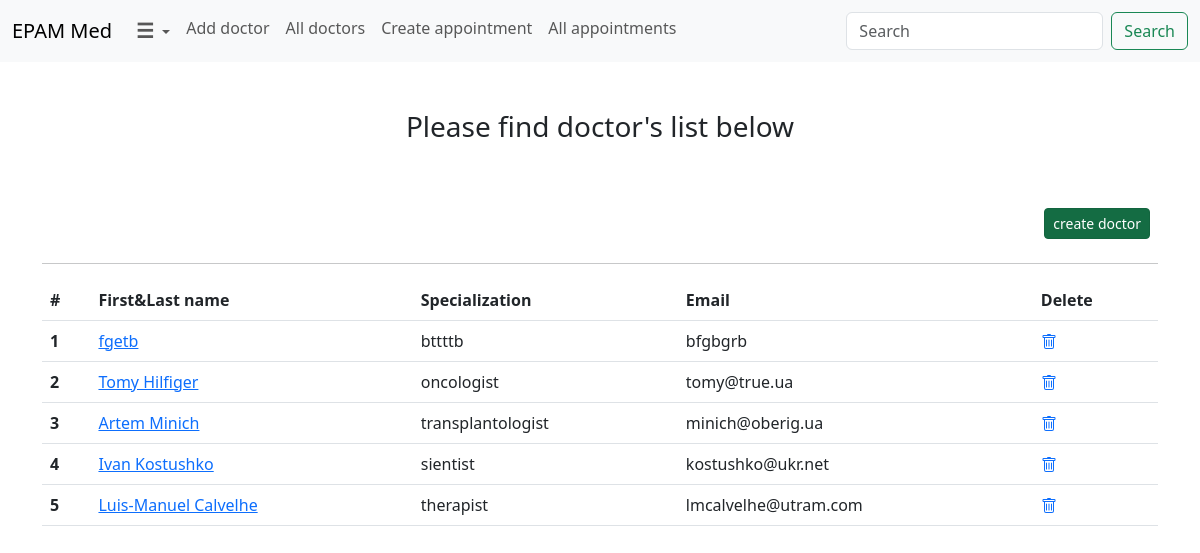
/doctor_list, run on the app's committed database.
### med_ua/models.py (models this page shows)
class Doctor(db.Model):
    id = db.Column(db.Integer, primary_key=True)
    email = db.Column(db.String(150), unique=True)
    years_xp = db.Column(db.Integer)
    name = db.Column(db.String(100))
    specialization = db.Column(db.String(100))
    records = db.relationship('Record', backref='recs')

### med_ua/rotes.py (the view)
@main.route('/doctor_list', methods=['GET','POST'])
def doctor_list():
    doctors_list = Doctor.query.all()
    return render_template('doctor_list.html', doctors_list=doctors_list)

### med_ua/templates/doctor_list.html (shortened to what this page needs)
{% extends 'layout.html' %}
{% block body %}
<br><br>
<h3 class='text-center'>Please find doctor's list below</h3>
<br><br>
<div class="d-flex flex-row-reverse">
    <div class="p-2">
        <a href="{{ url_for('create_doctor') }}" class="btn btn-success btn-sm active" role="button">create doctor</a>
    </div>
  </div>
<hr>
{% if doctors_list %}
<table class="table table-hover">
    <thead>
      <tr>
        <th scope="col">#</th>
        <th scope="col">First&Last name</th>
        <th scope="col">Specialization</th>
        <th scope="col">Email</th>
        <th scope="col">Delete</th>
      </tr>
    </thead>
    <tbody>
        {% for doctor in doctors_list %}
      <tr>
        <th scope="row">{{ doctor.id}}</th>
        <td><a href='{{url_for('update_doctor', id=doctor.id)}}'>{{ doctor.name}}</a></td>
        <td>{{ doctor.specialization}}</td>
        <td>{{ doctor.email}}</td>
        <td>
            <a href='{{url_for('delete_doctor', id=doctor.id)}}'></a>
        </td>
      </tr>
      {% endfor %}
        </tbody>
        </table>
    {% else %}
    <p>There are no doctor records in the library. Please create one <a href='{{url_for('create_doctor')}}'>here</a></p>
    {% endif %}
{% endblock body %}

### data on the page
Doctor: id "1", name "fgetb", specialization "bttttb", email "bfgbgrb"
Doctor: id "2", name "Tomy Hilfiger", specialization "oncologist", email "tomy@true.ua"
Doctor: id "3", name "Artem Minich", specialization "transplantologist", email "minich@oberig.ua"
Doctor: id "4", name "Ivan Kostushko", specialization "sientist", email "kostushko@ukr.net"
Doctor: id "5", name "Luis-Manuel Calvelhe", specialization "therapist", email "lmcalvelhe@utram.com"
